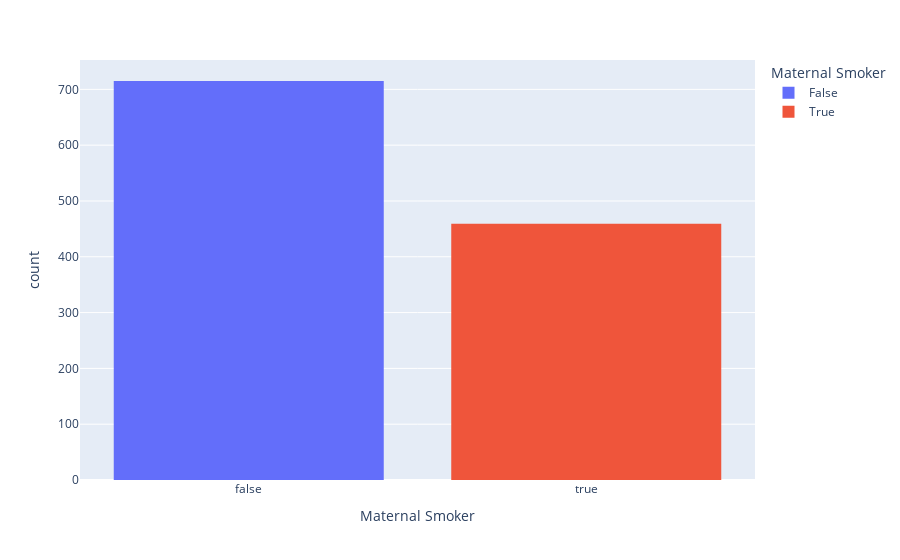

Notebook code for this chart:
### Code cell
import plotly.express as px
px.histogram(births, x = 'Maternal Smoker', color = 'Maternal Smoker')

### Figure 1 — Plotly figure (JSON) as saved in the notebook; plotly's stock layout.template omitted (floating-point values rounded to 4 significant figures; data arrays with more than 128 entries replaced by an {"elided": "..."} marker saying what was removed)
{"data": [{"alignmentgroup": "True", "bingroup": "x", "hovertemplate": "Maternal Smoker=%{x}<br>count=%{y}<extra></extra>", "legendgroup": "False", "marker": {"color": "#636efa", "pattern": {"shape": ""}}, "name": "False", "offsetgroup": "False", "orientation": "v", "showlegend": true, "type": "histogram", "x": {"elided": "715 bool values"}, "xaxis": "x", "yaxis": "y"}, {"alignmentgroup": "True", "bingroup": "x", "hovertemplate": "Maternal Smoker=%{x}<br>count=%{y}<extra></extra>", "legendgroup": "True", "marker": {"color": "#EF553B", "pattern": {"shape": ""}}, "name": "True", "offsetgroup": "True", "orientation": "v", "showlegend": true, "type": "histogram", "x": {"elided": "459 bool values"}, "xaxis": "x", "yaxis": "y"}], "layout": {"barmode": "relative", "legend": {"title": {"text": "Maternal Smoker"}, "tracegroupgap": 0}, "margin": {"t": 60}, "xaxis": {"anchor": "y", "categoryarray": [false, true], "categoryorder": "array", "domain": [0, 1], "title": {"text": "Maternal Smoker"}}, "yaxis": {"anchor": "x", "domain": [0, 1], "title": {"text": "count"}}}}
